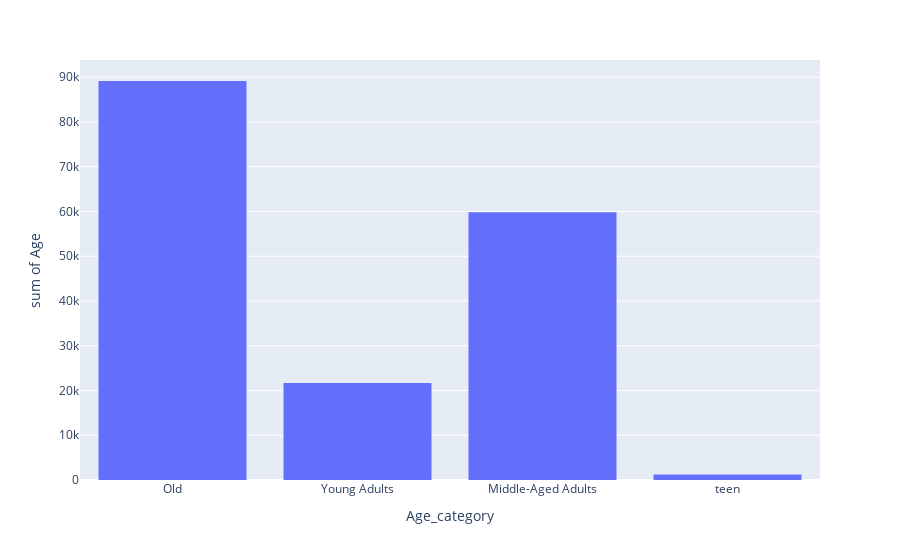

The code cell stored with this chart in its notebook:
### Code cell
fig=px.histogram(df,y='Age',x='Age_category')
fig.show()

### Figure 1 — Plotly figure (JSON) as saved in the notebook; plotly's stock layout.template omitted (floating-point values rounded to 4 significant figures; data arrays with more than 128 entries replaced by an {"elided": "..."} marker saying what was removed)
{"data": [{"alignmentgroup": "True", "bingroup": "x", "histfunc": "sum", "hovertemplate": "Age_category=%{x}<br>sum of Age=%{y}<extra></extra>", "legendgroup": "", "marker": {"color": "#636efa", "pattern": {"shape": ""}}, "name": "", "offsetgroup": "", "orientation": "v", "showlegend": false, "type": "histogram", "x": {"elided": "3900 str values"}, "xaxis": "x", "y": {"elided": "3900 int values"}, "yaxis": "y"}], "layout": {"autosize": true, "barmode": "relative", "legend": {"tracegroupgap": 0}, "margin": {"t": 60}, "xaxis": {"anchor": "y", "autorange": true, "domain": [0, 1], "range": [-0.5, 3.5], "title": {"text": "Age_category"}, "type": "category"}, "yaxis": {"anchor": "x", "autorange": true, "domain": [0, 1], "range": [0, 93850.0], "title": {"text": "sum of Age"}, "type": "linear"}}}
